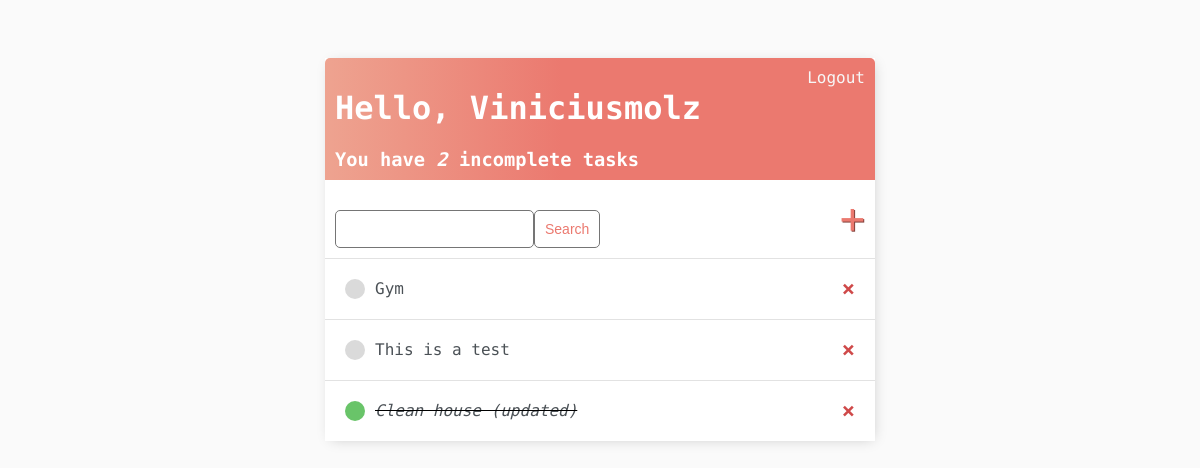
The app's page / (signed in), older data.
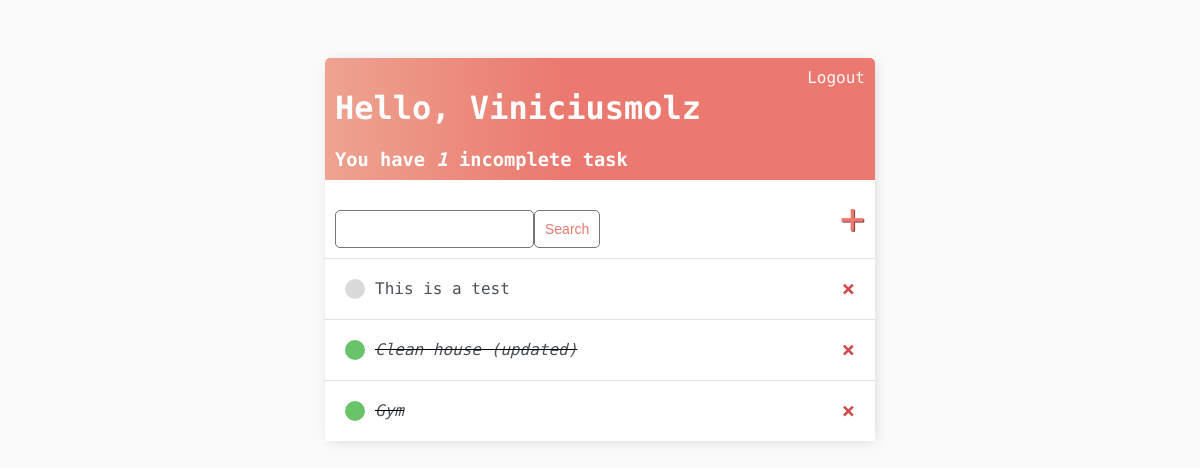
The same page, newer data.
### base/models.py (models this page shows)
class Task(models.Model):
    user = models.ForeignKey(User, on_delete=models.CASCADE, null=True, blank=True)
    title = models.CharField(max_length=200)
    description = models.TextField(null=True, blank=True)
    complete = models.BooleanField(default=False)
    created = models.DateTimeField(auto_now_add=True)
    def __str__(self):
        return self.title
    class Meta:
        ordering = ['complete']

### base/views.py (the view)
# urls.py: path('', TaskList.as_view(), name='tasks'),
class TaskList(LoginRequiredMixin, ListView):
    model = Task
    context_object_name = 'tasks'
    def get_context_data(self, **kwargs):
        context = super().get_context_data(**kwargs)
        context['tasks'] = context['tasks'].filter(user=self.request.user)
        context['count'] = context['tasks'].filter(complete=False).count()
        context['color'] = 'red'
        search_input = self.request.GET.get('search-area') or ''
        if search_input:
            context['tasks'] = context['tasks'].filter(title__startswith=search_input)
        context['search_input'] = search_input
        return context

### base/templates/base/task_list.html
{% extends 'base/main.html' %}
{% block content %}
<div class="header-bar">
    <div>
        <h1>Hello, {{request.user|title}}</h1>
        {% if count > 1 %}
        <h3 style="margin:0">You have <i>{{count}}</i> incomplete tasks</h3>
        {% else %}
        <h3 style="margin:0">You have <i>{{count}}</i> incomplete task</h3>
        {% endif %}
    </div>
    {% if request.user.is_authenticated %}
    <a href="{% url 'logout' %}">Logout</a>
    {% else %}
    <a href="{% url 'login' %}">Login</a>
    {% endif %}
</div>
<div id="search-add-wrapper">
    <form method="GET" style="margin-top: 20px;display: flex;">
        <input type="text" name="search-area" value="{{ search_input }}">
        <input class="button" type="submit" value="Search">
    </form>
    <a id="add-link" href="{% url 'create-task' %}">&#x2b;</a>
</div>
<div class="task-item-wrapper">
    {% for task in tasks %}
        <div class="task-wrapper">
            {% if task.complete %}
                <div class="task-title">
                    <div class="task-complete-icon"></div>
                    <i><s><a href="{% url 'update-task' task.id %}">{{task}}</a></s></i>
                </div>
                <a class="delete-link" href="{% url 'delete-task' task.id %}">&#215;</a>
            {% else %}
            <div class="task-title">
                <div class="task-incomplete-icon"></div>
                <a href="{% url 'update-task' task.id %}">{{task}}</a>
            </div>
            <a class="delete-link" href="{% url 'delete-task' task.id %}">&#215;</a>
            {% endif %}
        </div>
    {% empty %}
    <h3>No items in list</h3>
    {% endfor %}
</div>
{% endblock content %}

### base/templates/base/main.html (shortened to what this page needs)
<!DOCTYPE html>
<html lang="en">
<head>
</head>
<body>
    <div class="container">
        {% block content %}
        {% endblock content %}
    </div>
</body>
</html>

### base/templates/base/main.html (style rules this page uses)
body { background-color: #FAFAFA; font-family: 'Roboto Mono', monospace; padding-top: 50px; }
.container { max-width: 550px; margin: auto; background-color: #FFF; -webkit-box-shadow: 2px 2px 13px -4px rgba(0, 0, 0, 0.21); box-shadow: 2px 2px 13px -4px rgba(0, 0, 0, 0.21); }
a, p { color: #4b5156; }
.header-bar { display: flex; justify-content: space-between; color: #fff; padding: 10px; border-radius: 5px 5px 0 0; background: linear-gradient(90deg, #EEA390 0%, #EB796F 43%, #EB796F 100%); }
.header-bar a { color: rgb(247, 247, 247); text-decoration: none; }
.task-wrapper { display: flex; align-items: center; justify-content: space-between; padding: 20px; background-color: #fff; border-top: 1px solid rgb(226, 226, 226); }
.task-title { display: flex; }
.task-title a { text-decoration: none; color: #4b5156; margin-left: 10px; }
.task-complete-icon { height: 20px; width: 20px; background-color: rgb(105, 196, 105); border-radius: 50%; }
.task-incomplete-icon { height: 20px; width: 20px; background-color: rgb(218, 218, 218); border-radius: 50%; }
.delete-link { text-decoration: none; font-weight: 900; color:#cf4949; font-size: 22px; line-height: 0; }
#search-add-wrapper { display: flex; justify-content: space-between; align-items: center; padding: 10px; }
#add-link { color: #EB796F; text-decoration: none; font-size: 42px; text-shadow: 1px 1px #81413b; }
input[type=text], input[type=password], textarea { border: 1px solid #757575; border-radius: 5px; padding: 10px; width: 90%; }
::placeholder { font-weight: 300; opacity: 0.5; }
.button { border: 1px solid #757575; background-color: #FFF; color: #EB796F; padding: 10px; font-size: 14px; border-radius: 5px; cursor: pointer; text-decoration: none; }

Row changes from the older to the newer data that the page shows:
changed Task "Gym": complete False → True (drawn); moves down the list
Text that changed along with them:
{{ count }}: (not shown) → "1"
{{ count }}: "2" → (not shown)
text no longer shown: "incomplete tasks"
text now shown: "incomplete task"
